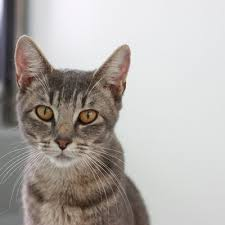
#> input picture Project Preparation/Codigo/cat.jpg, 225 x 225 px
$ python AWS.py   (Python 2 division)   (older library calls are emulated)
#> lines starting #> are read from the running program, lines starting #| are printed output that depends on the picture
#! /usr/bin/env python
import math
import numpy as np
from numpy.linalg import svd
import cv2
import sys
import time
import pickle

class AWS():
     def __init__(self,img,filters_file_name=None):
          self.img=img
          self.orows, self.ocols, self.ochannels = img.shape

          M = self.orows%2
          N = self.ocols%2

          #con dimensiones multiplos de 2 se acelera el calculo de la DFT
          if M+N>0:
               self.img=cv2.copyMakeBorder(img,0,M,0,N,cv2.BORDER_REPLICATE);
               self.orows+=M;
               self.ocols+=N;

          imgDecorr=self.colorDecorrelation()
          if self.ochannels==1: #imgDecorr.shape[2]==1:
               self.achroDecorrImg=imgDecorr
          else:
               self.achroDecorrImg=imgDecorr[:,:,0]
               self.chroDecorrImg=np.zeros((self.orows,self.ocols,2),np.float64)
               self.chroDecorrImg[:,:,0]=imgDecorr[:,:,1]
               self.chroDecorrImg[:,:,1]=imgDecorr[:,:,2]

          #parametros para componente acromatica
          self.achrScales=7
          self.achrOrient=4
          self.achrLambda_min=3.0
          self.achrScFactor=2.0
          self.achrDeltaAng = 1.0
          self.achrBwF=1.1

          #parametros para componentes cromaticas
          self.chrScales=5;
          self.chrOrient=4;
          self.chrLambda_min=6.0;
          self.chrScFactor=2.0;
          self.chrDeltaAng = 1.7;
          self.chrBwF=1.1;

          self.achrLambda_max= (self.achrLambda_min) * (pow(self.achrScFactor,self.achrScales-1));
          self.chrLambda_max= (self.chrLambda_min) * (pow(self.chrScFactor,self.chrScales-1));
          self.achrpadSize =int(round(self.achrLambda_max/2.0))
          self.chrpadSize =int(round(self.chrLambda_max/2.0))

          if filters_file_name==None:
               self.createFilters()
          else:#lectura de filtos precalculados

               with open(filters_file_name, 'rb') as f:
                    data=np.load(f)

                    rows=int(self.orows +2*self.achrpadSize)
                    cols=int(self.ocols +2*self.achrpadSize)
                    self.achr_filters=data['acf'].reshape((self.achrOrient,self.achrScales,rows*cols))

                    rows=int(self.orows +2*self.chrpadSize)
                    cols=int(self.ocols +2*self.chrpadSize)
                    self.chr_filters=data['cf'].reshape((self.chrOrient,self.chrScales,rows*cols))
                    self.GaussKernel=data['gk'].reshape((self.orows,self.ocols,2))


     def createFilters(self):
          self.achrsigma_r = np.exp((-(pow(2.0,self.achrBwF) -1.0))/(pow(2.0,self.achrBwF) + 1.0))
          self.achrsigma_theta = (math.pi/self.achrOrient)/self.achrDeltaAng
          self.chrsigma_r = np.exp(-(pow(2.0,self.chrBwF) -1.0)/(pow(2.0,self.chrBwF) + 1.0))
          self.chrsigma_theta = (math.pi/self.chrOrient)/self.chrDeltaAng

          self.achr_filters=self.achr_pre_filter_Computations()
          self.chr_filters=self.chr_pre_filter_Computations()
          self.GaussKernel=self.LowPassFilter()

          #Guardaddo de filtros para posteriores usos
          filters_file_name='AWS_filters_image_size_'+ str(self.orows)+'_' +str(self.ocols) + '.dat'

          with open(filters_file_name, 'wb') as f:
               acf=self.achr_filters.reshape(self.achr_filters.size)
               cf=self.chr_filters.reshape(self.chr_filters.size)
               gk=self.GaussKernel.reshape(self.GaussKernel.size)
               np.savez(f,acf=acf,cf=cf,gk=gk)

     def colorDecorrelation(self):
         # rows, cols, channels=self.img.shape

          if self.ochannels>1:
               img_f=self.img.astype(np.float64)
               img_f=img_f.reshape(self.orows*self.ocols,3)

               mu=img_f.mean(axis=0)

               #valor medio de las columnas
               mu=np.tile(mu, [self.orows*self.ocols,1])
               img_f = img_f - mu
               #sustraccion(subtract) de cada canal con su valor medio

               A = np.dot(img_f.transpose(),img_f)
               U, sigma, V =svd(A)

               imgDecorr = np.dot(img_f,U)
               imgDecorr = imgDecorr.reshape(self.orows,self.ocols,3)
          else:
               imgDecorr=self.img.astype(np.float64)

          return imgDecorr


     def salmap(self):

          imfft=self.padded_FourierTrasform2D(self.achroDecorrImg,self.achrpadSize)

          # calculo del nucleo (kernel) del log Gabor
          #radius,sintheta,costheta,theta_o,r_o
          #_filter=self.achr_pre_filter_Computations()
          #sigma_r = np.exp((-(pow(2.0,self.achrBwF) -1.0))/(pow(2.0,self.achrBwF) + 1.0))
          #sigma_theta = (math.pi/self.achrOrient)/self.achrDeltaAng

          resp1=self.logGabor(imfft,self.achr_filters) #r_o,theta_o,self.achrsigma_theta,radius,sintheta,costheta,self.achrsigma_r)
          imfft=None

          #calculo de la mapa de saliencia para el primer canal
          conspic1 = np.zeros((self.orows,self.ocols),np.float64)

          inCompImg = np.empty((self.orows*self.ocols,np.int(self.achrScales)),np.float64)

          for i_orient in range(self.achrOrient):
          # copia cada componente log Gabor en una columna de inCompImg
               for  i_scale in range(self.achrScales):
                    inCompImg[:,i_scale]=resp1[i_orient,i_scale,:]

               Tsquared=self.whitening_sqr_meanDistance(inCompImg)
               Tsquared = Tsquared.reshape(self.orows,self.ocols)

               #busqueda del valor maximo y division
               minVal, maxVal, minLoc, maxLoc= cv2.minMaxLoc(Tsquared)
               if maxVal==.0:
                    maxVal=1.0
               Tsquared = Tsquared/maxVal

               Tsquared=self.Blurring(Tsquared,self.GaussKernel)
               conspic1 = conspic1 + Tsquared

          inCompImg=None
          resp1=None

          minVal, maxVal, minLoc, maxLoc= cv2.minMaxLoc(conspic1)
          if (maxVal==.0):
               maxVal=1.0
          conspic1 = conspic1/maxVal

          #Suavizacion (difusion) del mapa de saliencia acromatico
          conspic1=self.Blurring(conspic1,self.GaussKernel)

          conspic2 = np.zeros((self.orows,self.ocols),np.float64)
          if self.ochannels>1:
               #radius,sintheta, costheta,theta_o,r_o
               #_filter=self.chr_pre_filter_Computations()
               #sigma_r = np.exp(-(pow(2.0,self.chrBwF) -1.0)/(pow(2.0,self.chrBwF) + 1.0))
               #sigma_theta = (math.pi/self.chrOrient)/self.chrDeltaAng


               for i_c_comp in range(self.ochannels-1):

                    imfft=self.padded_FourierTrasform2D(self.chroDecorrImg[:,:,i_c_comp],self.chrpadSize)
                    resp2 = self.logGabor(imfft,self.chr_filters)#r_o,theta_o,self.chrsigma_theta,radius,sintheta,costheta,self.chrsigma_r)


                    conspic = np.zeros((self.orows,self.ocols),np.float64)
                    inCompImg = np.empty((self.orows*self.ocols,int(self.chrScales)),np.float64)

                    for i_orient in range(self.chrOrient):

                         for i_scale in range(self.chrScales):
                              inCompImg[:,i_scale]=resp2[i_orient,i_scale,:]

                         Tsquared=self.whitening_sqr_meanDistance(inCompImg)
                         Tsquared = Tsquared.reshape(self.orows, self.ocols)


                         minVal, maxVal, minLoc, maxLoc= cv2.minMaxLoc(Tsquared)
                         if maxVal==.0:
                              maxVal=1.0
                         Tsquared = Tsquared/maxVal

                         Tsquared=self.Blurring(Tsquared,self.GaussKernel)
                         conspic=conspic + Tsquared


                    minVal, maxVal, minLoc, maxLoc= cv2.minMaxLoc(conspic)
                    if maxVal==.0:
                         maxVal=1.0;
                    conspic = conspic/maxVal;
                    conspic=self.Blurring(conspic,self.GaussKernel)
                    conspic2 = conspic2 + conspic

          # calculo del mapa de saliencia total y normalizacion
          Salmap=2*conspic1 + conspic2
          suma= Salmap.sum()
          Salmap = Salmap/suma

          return Salmap


     def padded_FourierTrasform2D(self,img,padSize):
     #procesamiento de la Trasformada de Fourier, evitando efectos de borde
     #con el padding

          padded=np.zeros((img.shape[0] + 2*padSize,img.shape[1] + 2*padSize),np.float64)
          padded=cv2.copyMakeBorder(img,padSize,padSize,padSize,padSize,cv2.BORDER_REPLICATE)

          imfft=np.zeros((padded.shape[0],padded.shape[1],2))
          imfft[:,:,0]=padded
          imfft = cv2.dft(np.float64(imfft))#,flags = cv2.DFT_COMPLEX_OUTPUT)

          return imfft


     def chr_pre_filter_Computations(self):

          rows=int(self.orows +2*self.chrpadSize)
          cols=int(self.ocols +2*self.chrpadSize)
          radius=np.zeros((rows,cols),np.float64)
          sintheta=np.zeros((rows,cols),np.float64)
          costheta=np.zeros((rows,cols),np.float64)

          x=np.zeros((1,cols),np.float64)
          y=np.zeros((rows,1),np.float64)
          theta=np.zeros((rows,cols),np.float64)

          epsilon = 0.000001
          col2 = np.int(cols/2.0)
          row2 = np.int(rows/2.0)

          for i in range(cols-1,-1,-1):
               x[0,i]=np.float64(i-col2)/col2

          for z in range(rows-1,-1,-1):
               y[z,0]=np.float64(row2-z)/row2

          x=np.tile(x, (rows,1))
          x=x.astype(np.float64)
          y=np.tile(y, (1,cols))
          y=y.astype(np.float64)

          radius=np.sqrt(np.square(x)+np.square(y))
          radius[row2,col2]=1.0;
          radius=radius+epsilon;

          radius=np.log(radius)

          theta=cv2.phase(x,y)

          sintheta=np.sin(theta)
          costheta=np.cos(theta)


          #wavelengths = self.chrLambda_min
          r_o=(2.0/self.chrLambda_min)*np.ones((self.chrScales), np.float64)
          for i_scale in range(self.chrScales-1):
               r_o[i_scale+1] = r_o[i_scale]/self.chrScFactor


          _filter=np.zeros((self.chrOrient,self.chrScales,rows*cols),np.float64)
          for i_orient in range (self.chrOrient):
               theta_o = (i_orient)*(math.pi/self.chrOrient)
               sintheta_o=math.sin(theta_o)
               costheta_o=math.cos(theta_o)
               #rows, cols, channels =imfft.shape

               spread=np.zeros((rows,cols),np.float64)

               divis2=np.zeros((rows,cols),np.float64)

               t2=math.log(self.chrsigma_r)
               t2_s=2*t2*t2
               sigma_theta_s= 2*self.chrsigma_theta*self.chrsigma_theta

          #calculo del filtro
               ds = (sintheta * costheta_o) - (costheta * sintheta_o)
               dc = (costheta * costheta_o) + (sintheta * sintheta_o)

               dalpha=cv2.phase(dc,ds)#np.angle(dc+1j*ds)
               dalpha=dalpha-np.pi;

               divis = (-1.0/sigma_theta_s)*dalpha*dalpha
               cv2.exp(divis,spread)#spread=np.exp(divis)


               for i_scale in range(self.chrScales):
                    dc=radius-math.log(r_o[i_scale])
                    ds= (-1.0/t2_s)*dc*dc
                    cv2.exp(ds,divis2)#divis2=np.exp(ds)

                    filtro=spread*divis2
                    filtro=self.shiftDFT(filtro)
                    _filter[i_orient,i_scale,:]=filtro.reshape(rows*cols)


          return _filter


     def achr_pre_filter_Computations(self):

          rows=self.orows+2*self.achrpadSize
          cols=self.ocols+2*self.achrpadSize #=imfft.shape
          radius=np.zeros((rows,cols),np.float64)
          sintheta=np.zeros((rows,cols),np.float64)
          costheta=np.zeros((rows,cols),np.float64)

          x=np.zeros((1,cols),np.float64)
          y=np.zeros((rows,1),np.float64)
          theta=np.zeros((rows,cols),np.float64)

          epsilon = 0.000001
          col2 = np.int(cols/2.0)
          row2 = np.int(rows/2.0)

          for i in range(cols-1,-1,-1):
		     x[0,i]=np.float64(i-col2)/col2


          for z in range(rows-1,-1,-1):
               y[z,0]=np.float64(row2-z)/row2

          x=np.tile(x, (rows,1))
          x=x.astype(np.float64)
          y=np.tile(y, (1,cols))
          y=y.astype(np.float64)

          radius=np.sqrt(np.square(x)+np.square(y))
          radius[row2,col2]=1.0;
          radius=radius+epsilon;

          radius=np.log(radius)

          theta=cv2.phase(x,y)

          sintheta=np.sin(theta)
          costheta=np.cos(theta)

          #wavelengths = self.achrLambda_min
          r_o=(2.0/self.achrLambda_min)*np.ones((self.achrScales), np.float64)
          for i_scale in range(self.achrScales-1):
               r_o[i_scale+1] = r_o[i_scale]/self.achrScFactor


          _filter=np.zeros((self.achrOrient,self.achrScales,rows*cols),np.float64)
          for i_orient in range (self.achrOrient):
               theta_o = (i_orient)*(math.pi/self.achrOrient)
               sintheta_o=math.sin(theta_o)
               costheta_o=math.cos(theta_o)
               #rows, cols, channels =imfft.shape

               spread=np.zeros((rows,cols),np.float64)

               divis2=np.zeros((rows,cols),np.float64)

               t2=math.log(self.achrsigma_r)
               t2_s=2*t2*t2
               sigma_theta_s= 2*self.achrsigma_theta*self.achrsigma_theta

          #calculo del filtro
               ds = (sintheta * costheta_o) - (costheta * sintheta_o)
               dc = (costheta * costheta_o) + (sintheta * sintheta_o)

               dalpha=cv2.phase(dc,ds)#np.angle(dc+1j*ds)
               dalpha=dalpha-np.pi;

               divis = (-1.0/sigma_theta_s)*dalpha*dalpha
               cv2.exp(divis,spread)#spread=np.exp(divis)


               for i_scale in range(self.achrScales):
                    dc=radius-math.log(r_o[i_scale])
                    ds= (-1.0/t2_s)*dc*dc
                    cv2.exp(ds,divis2)#divis2=np.exp(ds)

                    filtro=spread*divis2
                    filtro=self.shiftDFT(filtro)
                    _filter[i_orient,i_scale,:]=filtro.reshape(rows*cols)

          return _filter #radius, sintheta, costheta,theta_o,r_o


     def logGabor(self,imfft,_filter):#r_o_v,theta_o_v,sigma_theta,radius,sintheta,costheta,sigma_r):

          rows, cols, channels =imfft.shape
          Orients,Scales,fs=_filter.shape

          resp=np.array([])

          resp=np.zeros((Orients,Scales,self.orows*self.ocols),np.float64)

          for i_orient in range (Orients):


               for i_scale in range(Scales):

                    rpad=np.zeros((rows,cols,2), np.float64)
                    rpad[:,:,0]=_filter[i_orient,i_scale,:].reshape(rows,cols)

                    rpad=cv2.mulSpectrums(imfft, rpad, 0);

                    cv2.idft(rpad,rpad)
                    rpad= cv2.magnitude(rpad[:,:,0],rpad[:,:,1])
                    padSize=(rows-self.orows)/2
                    rpad=rpad[padSize:rows-padSize,padSize:cols-padSize]
                    resp[i_orient,i_scale,:]=rpad.reshape(rpad.size)

          return resp


     def shiftDFT(self,fImage):

          cx = np.int(fImage.shape[0]/2)
          cy = np.int(fImage.shape[1]/2)

	     #reordenaccion de los cuadrantes de la imagen de Fourier
	     #el origen se va al centro de la imagen

          q0=fImage[0:cx,0:cy]
          q1=fImage[0:cx,cy:]
          q2=fImage[cx:,0:cy]
          q3=fImage[cx:,cy:]

          tmp=q0.copy()
          q0[:,:]=q3
          q3[:,:]=tmp

          tmp=q1.copy()
          q1[:,:]=q2
          q2[:,:]=tmp

          return fImage

     def whitening_sqr_meanDistance(self,X):

          Z=np.zeros((X.shape[0],1),np.float64)
          mean=np.zeros(X.shape,np.float64)
          epsilon = 0.00001


	  mean[0, :] = cv2.reduce(X, 0, cv2.REDUCE_AVG, cv2.CV_64F)
          #mean[0,:]=cv2.reduce(X, 0,cv2.cv.CV_REDUCE_AVG,cv2.CV_64F)

          mean[:,:]=np.tile(mean[0,:], (X.shape[0],1))

          X = X-mean # sustraccion(subtract) cada columna con su valor medio
          A = np.dot(X.T,X)
          U, D, V =svd(A)

	     # Raiz cuadrada de la matriz inversa de Dq
          for i in range(D.shape[0]):
                 D[i] = np.sqrt(1.0/(D[i]+epsilon))

          whMat = np.dot(U,np.diag(D))
          Xwh = np.dot(X,whMat)

          Xwh=Xwh*Xwh

	  Z=cv2.reduce(Xwh, 1, cv2.REDUCE_SUM,cv2.CV_64F)
          #Z=cv2.reduce(Xwh, 1,cv2.cv.CV_REDUCE_SUM,cv2.CV_64F)

          return Z #distancias cuadradas al valor medio de deblanqueado


     def LowPassFilter(self):
         #Construcion de filtro pasa baja en el dominio de la frecuecnia
          aperture = np.int(np.floor(np.min([self.orows/2.0,self.ocols/2.0]))-1)
          sigma = np.max([self.orows,self.ocols])*(0.021)

          iterCoEx=0.5
          DTar=np.int((self.orows-aperture)/2)
          DTe=np.int((self.ocols-aperture)/2)

          gExc =np.zeros((self.orows,self.ocols),np.float64)
          K1D = cv2.getGaussianKernel(aperture,sigma,cv2.CV_64F)

          gExcPeq = gExc[DTar:DTar+aperture, DTe:DTe+aperture]
          gExcPeq[:,:]=iterCoEx*np.dot(K1D,K1D.T)

          fgExc=np.zeros((self.orows,self.ocols,2))
          fgExc[:,:,0]=gExc
          fgExc=cv2.dft(np.float64(fgExc))#,flags = cv2.DFT_COMPLEX_OUTPUT)

          return fgExc


     def Blurring(self,_in,GaussKernel):

          infft=np.zeros((_in.shape[0],_in.shape[1],2))
          infft[:,:,0]=_in
          infft = cv2.dft(np.float64(infft))#,flags = cv2.DFT_COMPLEX_OUTPUT)

          infft=cv2.mulSpectrums(infft, GaussKernel, 0)
          infft=cv2.idft(infft)

          _out = cv2.magnitude(infft[:,:,0],infft[:,:,1])
          _out=self.shiftDFT(_out)

          return _out


if __name__ == "__main__":

     #lectura de imagen a procesar
     if len(sys.argv)>1:
          img = cv2.imread(sys.argv[1],1);
          img_name = str(sys.argv[1]).split('/')[-1].split('.')[0]
     else:
          img = cv2.imread("./cat.jpg",1)
#> img is the input picture: shape (225, 225, 3); mean B, G, R 169.2, 172.9, 177.9
          img_name = 'cat'

     #archivo con filtros precalculados
     #filters='AWS_filters_image_size_226_226.dat'

     if img is None:
	     print "Can not open image file"
	     exit(1)

     start_t = time.time()

     #Creacion de objeto AWS con inicializacion de parametros y filtros
     #El calculo de filtros se puede evitar si fueron calculados previamente para una
     #imagen de identico tamanho. En caso contrario pasar el parametro con valor "None"
     aws=AWS(img,None)#filters)
#> in colorDecorrelation, `mu=img_f.mean(axis=0)`: mu = [169.3, 173, 178]
#> in colorDecorrelation, `A = np.dot(img_f.transpose(),img_f)`: A = [[241012722, 224617021.7, 201504863.9], [224617021.7, 210635171.2, 189860570.5], [201504863.9, 189860570.5, 173104514.6]]
#> in colorDecorrelation, `U, sigma, V =svd(A)`: U = [[-0.621, 0.637, 0.456], [-0.582, 0.0152, -0.813], [-0.525, -0.771, 0.361]]; sigma = [621787872.1, 2713963.1, 250572.6]; V = [[-0.621, -0.582, -0.525], [0.637, 0.0152, -0.771], [0.456, -0.813, 0.361]]
#> after the loop in achr_pre_filter_Computations, `for i_orient in range (self.achrOrient):`:
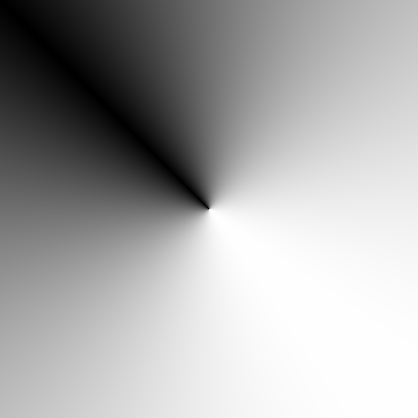
#> divis: shape (418, 418) float64; min -8, max -2.25e-08, mean -2.71; drawn with min black and max white
#> after the loop in achr_pre_filter_Computations, `for i_orient in range (self.achrOrient):`:
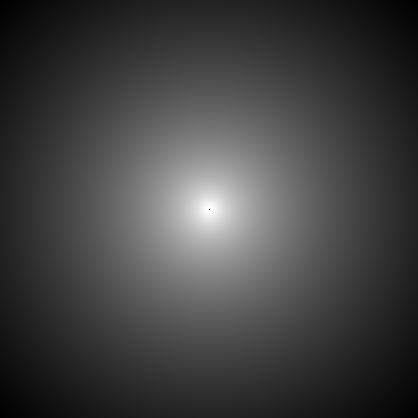
#> ds: shape (418, 418) float64; min -91.12, max -0.00272, mean -67.52; drawn with min black and max white
     middle_t = time.time()#cv2.getTickCount()
     time_m = (middle_t - start_t)#/ cv2.getTickFrequency()
     print "Initialization time: {:.3f} seconds".format(time_m)

     #Calculo del mapa de saliencia
     Salmap=aws.salmap()
#> after the loop in logGabor, `for i_orient in range (Orients):`:
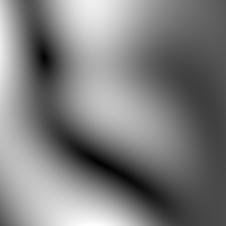
#> rpad: shape (226, 226) float64; min 13796.9, max 4961190.1, mean 2455369.5; drawn with min black and max white
#> the loop in salmap, `for i_orient in range(self.achrOrient):` made 4 passes
#> (minVal, minLoc, maxLoc) on passes 1 to 4: (3.97e-06, (31, 151), (18, 85)), (6.82e-06, (17, 146), (99, 166)), (2.94e-06, (23, 222), (99, 165)), (4.42e-06, (123, 202), (93, 87))
#> pass 1, in shiftDFT (call 49), `q0=fImage[0:cx,0:cy]`:
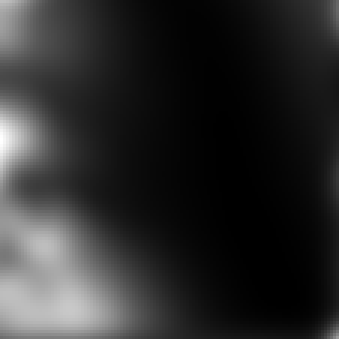
#> q0: shape (113, 113) float64 (shown 3 times larger); min 213.8, max 2982.5, mean 690.9; drawn with min black and max white
#> after the loop in salmap, `for i_orient in range(self.achrOrient):`:
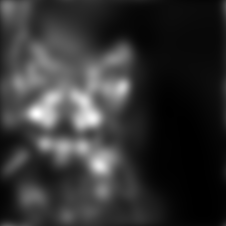
#> conspic1: shape (226, 226) float64; min 835.9, max 22122.3, mean 5101.5; drawn with min black and max white
#> in salmap, `minVal, maxVal, minLoc, maxLoc= cv2.minMaxLoc(conspic1)`: minVal = 835.9; maxVal = 22122.3; minLoc = (192, 153); maxLoc = (37, 113)
#> the loop in salmap, `for i_c_comp in range(self.ochannels-1): ` made 2 passes
#> (minVal, minLoc, maxLoc) on passes 1 to 2: (351.3, (141, 149), (83, 118)), (418.1, (214, 190), (121, 72))
#> pass 1, in shiftDFT (call 54), `q1=fImage[0:cx,cy:]`:
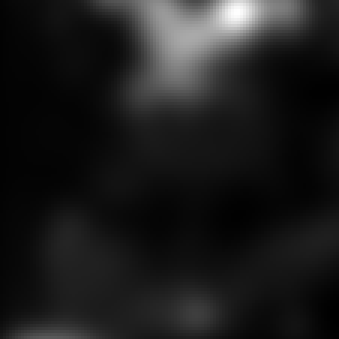
#> q1: shape (113, 113) float64 (shown 3 times larger); min 107.7, max 6999.4, mean 883.8; drawn with min black and max white
#> in salmap, `suma= Salmap.sum()`: suma = 866500594.2

     end_t = time.time()
     time_e = (end_t - middle_t)
     time_t = (end_t - start_t)

     print "Execution time: {:.3f} seconds".format(time_e)
     print "Total time: {:.3f} seconds".format(time_t)

     #pasar a formato imagen para visualizacion y almacenamiento
     cv2.normalize(Salmap,Salmap, 0, 255, cv2.NORM_MINMAX)
     A_scaled=Salmap.astype(np.uint8)
     cv2.imwrite('%s' % img_name+'_sal_aws.jpg', A_scaled.astype(int))


     A_scaled = cv2.applyColorMap(A_scaled, cv2.COLORMAP_JET)
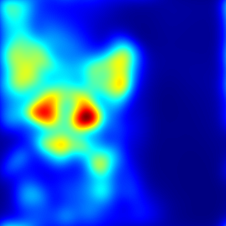
#> A_scaled: shape (226, 226, 3); mean B, G, R 190.6, 80, 23
     cv2.imwrite('%s' % img_name+'_sal_colormap_aws.jpg', A_scaled.astype(int))

     #cv2.imshow("Saliency",A_scaled)
     #cv2.waitKey(0);

$ run again, with Project Preparation/Codigo/3_sal_colormap_aws.jpg copied over Project Preparation/Codigo/cat.jpg
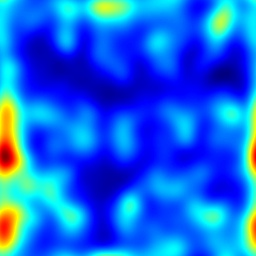
#> input picture Project Preparation/Codigo/3_sal_colormap_aws.jpg, 256 x 256 px
#> img is the input picture: shape (256, 256, 3); mean B, G, R 230.6, 102.9, 16.2
#> mu = [230.6, 102.9, 16.21]
#> A = [[189568736.5, -45952717.2, -168158826.5], [-45952717.2, 499334416.5, 104723135.8], [-168158826.5, 104723135.8, 176035191.6]]
#> in colorDecorrelation, `U, sigma, V =svd(A)`: U = [[-0.279, -0.69, 0.668], [0.887, -0.451, -0.0953], [0.367, 0.566, 0.738]]; sigma = [557079122.5, 297536212, 10323010.1]; V = [[-0.279, 0.887, 0.367], [-0.69, -0.451, 0.566], [0.668, -0.0953, 0.738]]
#> the loop in salmap, `for i_orient in range(self.achrOrient):` made 4 passes
#> (minVal, minLoc, maxLoc) on passes 1 to 4: (4.23e-06, (64, 199), (253, 144)), (2.2e-06, (86, 118), (253, 169)), (3.7e-06, (18, 161), (5, 173)), (3.07e-06, (243, 169), (253, 139))
#> after the loop in salmap, `for i_orient in range(self.achrOrient):`:
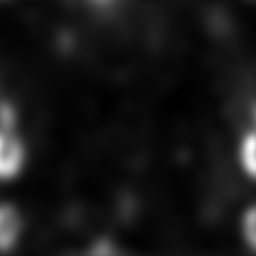
#> conspic1: shape (256, 256) float64; min 1002.6, max 28177, mean 3457.5; drawn with min black and max white
#> in salmap, `minVal, maxVal, minLoc, maxLoc= cv2.minMaxLoc(conspic1)`: minVal = 1002.6; maxVal = 28177; minLoc = (177, 101); maxLoc = (251, 145)
#> the loop in salmap, `for i_c_comp in range(self.ochannels-1): ` made 2 passes
#> (minVal, minLoc, maxLoc) on passes 1 to 2: (484.4, (123, 160), (219, 20)), (687.2, (50, 9), (5, 156))
#> suma = 923162195
#> `A_scaled = cv2.applyColorMap(A_scaled, cv2.COLORMAP_JET)`:
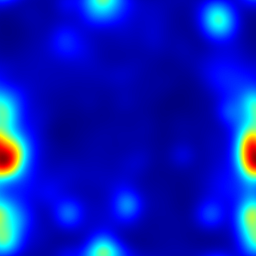
#> A_scaled: shape (256, 256, 3); mean B, G, R 191.3, 26.5, 6.6
